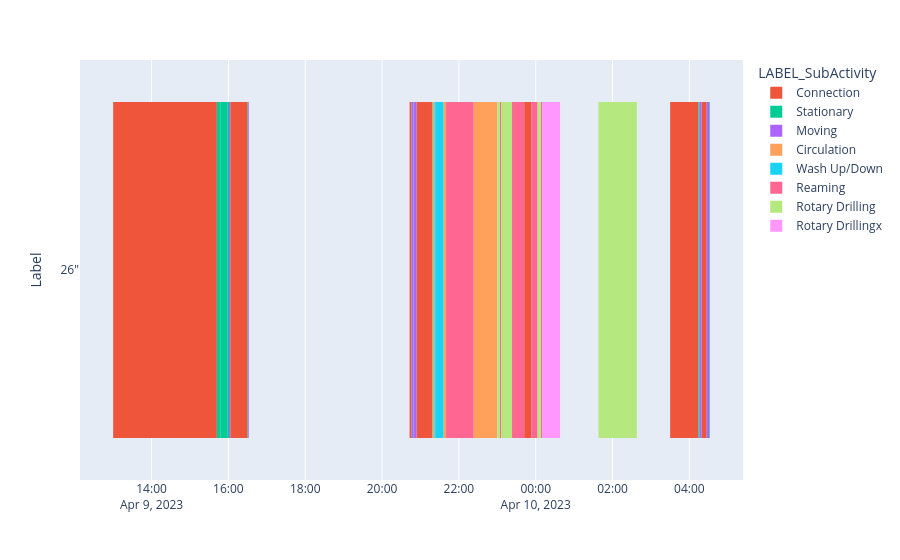

Here is the notebook cell this chart was saved with:
### Code cell
import plotly.express as px
fig = px.timeline(pd.concat([ Realtime_DF,Timeline_DF,]), 
            x_start="StartDateTime", 
            x_end="EndDateTime", 
            y="Label",
            hover_data=['LABEL_SubActivity'],
            color='LABEL_SubActivity'
            )
for i in fig.data:
    i.marker.line.width = 0
fig

### Figure 1 — Plotly figure (JSON) as saved in the notebook; plotly's stock layout.template omitted (floating-point values rounded to 4 significant figures)
{"data": [{"alignmentgroup": "True", "base": ["2023-04-09T13:00:00", "2023-04-09T16:03:00", "2023-04-09T20:43:00", "2023-04-09T20:54:00", "2023-04-09T23:42:00", "2023-04-10T03:30:00", "2023-04-10T04:19:00"], "customdata": [["Connection"], ["Connection"], ["Connection"], ["Connection"], ["Connection"], ["Connection"], ["Connection"]], "hovertemplate": "LABEL_SubActivity=%{customdata[0]}<br>StartDateTime=%{base}<br>EndDateTime=%{x}<br>Label=%{y}<extra></extra>", "legendgroup": "Connection", "marker": {"color": "#EF553B", "line": {"width": 0}, "pattern": {"shape": ""}}, "name": "Connection", "offsetgroup": "Connection", "orientation": "h", "showlegend": true, "textposition": "auto", "type": "bar", "x": [9720000, 1620000, 180000, 1440000, 660000, 2640000, 480000], "xaxis": "x", "y": ["26\"", "26\"", "26\"", "26\"", "26\"", "26\"", "26\""], "yaxis": "y"}, {"alignmentgroup": "True", "base": ["2023-04-09T15:42:00", "2023-04-09T15:48:00", "2023-04-09T15:59:00", "2023-04-09T16:30:00", "2023-04-09T20:49:00", "2023-04-09T21:18:00", "2023-04-10T04:14:00", "2023-04-10T04:31:00"], "customdata": [["Stationary"], ["Stationary"], ["Stationary"], ["Stationary"], ["Stationary"], ["Stationary"], ["Stationary"], ["Stationary"]], "hovertemplate": "LABEL_SubActivity=%{customdata[0]}<br>StartDateTime=%{base}<br>EndDateTime=%{x}<br>Label=%{y}<extra></extra>", "legendgroup": "Stationary", "marker": {"color": "#00cc96", "line": {"width": 0}, "pattern": {"shape": ""}}, "name": "Stationary", "offsetgroup": "Stationary", "orientation": "h", "showlegend": true, "textposition": "auto", "type": "bar", "x": [360000, 660000, 120000, 60000, 60000, 60000, 120000, 60000], "xaxis": "x", "y": ["26\"", "26\"", "26\"", "26\"", "26\"", "26\"", "26\"", "26\""], "yaxis": "y"}, {"alignmentgroup": "True", "base": ["2023-04-09T16:01:00", "2023-04-09T16:31:00", "2023-04-09T20:46:00", "2023-04-09T20:50:00", "2023-04-10T04:16:00", "2023-04-10T04:27:00"], "customdata": [["Moving"], ["Moving"], ["Moving"], ["Moving"], ["Moving"], ["Moving"]], "hovertemplate": "LABEL_SubActivity=%{customdata[0]}<br>StartDateTime=%{base}<br>EndDateTime=%{x}<br>Label=%{y}<extra></extra>", "legendgroup": "Moving", "marker": {"color": "#ab63fa", "line": {"width": 0}, "pattern": {"shape": ""}}, "name": "Moving", "offsetgroup": "Moving", "orientation": "h", "showlegend": true, "textposition": "auto", "type": "bar", "x": [120000, 60000, 180000, 240000, 180000, 240000], "xaxis": "x", "y": ["26\"", "26\"", "26\"", "26\"", "26\"", "26\""], "yaxis": "y"}, {"alignmentgroup": "True", "base": ["2023-04-09T21:19:00", "2023-04-09T21:22:00", "2023-04-09T21:36:00", "2023-04-09T22:23:00"], "customdata": [["Circulation"], ["Circulation"], ["Circulation"], ["Circulation"]], "hovertemplate": "LABEL_SubActivity=%{customdata[0]}<br>StartDateTime=%{base}<br>EndDateTime=%{x}<br>Label=%{y}<extra></extra>", "legendgroup": "Circulation", "marker": {"color": "#FFA15A", "line": {"width": 0}, "pattern": {"shape": ""}}, "name": "Circulation", "offsetgroup": "Circulation", "orientation": "h", "showlegend": true, "textposition": "auto", "type": "bar", "x": [120000, 60000, 240000, 2220000], "xaxis": "x", "y": ["26\"", "26\"", "26\"", "26\""], "yaxis": "y"}, {"alignmentgroup": "True", "base": ["2023-04-09T21:21:00", "2023-04-09T21:23:00"], "customdata": [["Wash Up/Down"], ["Wash Up/Down"]], "hovertemplate": "LABEL_SubActivity=%{customdata[0]}<br>StartDateTime=%{base}<br>EndDateTime=%{x}<br>Label=%{y}<extra></extra>", "legendgroup": "Wash Up/Down", "marker": {"color": "#19d3f3", "line": {"width": 0}, "pattern": {"shape": ""}}, "name": "Wash Up/Down", "offsetgroup": "Wash Up/Down", "orientation": "h", "showlegend": true, "textposition": "auto", "type": "bar", "x": [60000, 780000], "xaxis": "x", "y": ["26\"", "26\""], "yaxis": "y"}, {"alignmentgroup": "True", "base": ["2023-04-09T21:40:00", "2023-04-09T23:04:00", "2023-04-09T23:23:00", "2023-04-09T23:53:00", "2023-04-10T00:08:00"], "customdata": [["Reaming"], ["Reaming"], ["Reaming"], ["Reaming"], ["Reaming"]], "hovertemplate": "LABEL_SubActivity=%{customdata[0]}<br>StartDateTime=%{base}<br>EndDateTime=%{x}<br>Label=%{y}<extra></extra>", "legendgroup": "Reaming", "marker": {"color": "#FF6692", "line": {"width": 0}, "pattern": {"shape": ""}}, "name": "Reaming", "offsetgroup": "Reaming", "orientation": "h", "showlegend": true, "textposition": "auto", "type": "bar", "x": [2580000, 120000, 1140000, 600000, 120000], "xaxis": "x", "y": ["26\"", "26\"", "26\"", "26\"", "26\""], "yaxis": "y"}, {"alignmentgroup": "True", "base": ["2023-04-09T23:00:00", "2023-04-09T23:06:00", "2023-04-10T00:03:00", "2023-04-10T01:38:00"], "customdata": [["Rotary Drilling"], ["Rotary Drilling"], ["Rotary Drilling"], ["Rotary Drilling"]], "hovertemplate": "LABEL_SubActivity=%{customdata[0]}<br>StartDateTime=%{base}<br>EndDateTime=%{x}<br>Label=%{y}<extra></extra>", "legendgroup": "Rotary Drilling", "marker": {"color": "#B6E880", "line": {"width": 0}, "pattern": {"shape": ""}}, "name": "Rotary Drilling", "offsetgroup": "Rotary Drilling", "orientation": "h", "showlegend": true, "textposition": "auto", "type": "bar", "x": [240000, 1020000, 300000, 3600000], "xaxis": "x", "y": ["26\"", "26\"", "26\"", "26\""], "yaxis": "y"}, {"alignmentgroup": "True", "base": ["2023-04-10T00:10:00"], "customdata": [["Rotary Drillingx"]], "hovertemplate": "LABEL_SubActivity=%{customdata[0]}<br>StartDateTime=%{base}<br>EndDateTime=%{x}<br>Label=%{y}<extra></extra>", "legendgroup": "Rotary Drillingx", "marker": {"color": "#FF97FF", "line": {"width": 0}, "pattern": {"shape": ""}}, "name": "Rotary Drillingx", "offsetgroup": "Rotary Drillingx", "orientation": "h", "showlegend": true, "textposition": "auto", "type": "bar", "x": [1680000], "xaxis": "x", "y": ["26\""], "yaxis": "y"}], "layout": {"barmode": "overlay", "legend": {"title": {"text": "LABEL_SubActivity"}, "tracegroupgap": 0}, "margin": {"t": 60}, "xaxis": {"anchor": "y", "domain": [0, 1], "type": "date"}, "yaxis": {"anchor": "x", "domain": [0, 1], "title": {"text": "Label"}}}}
